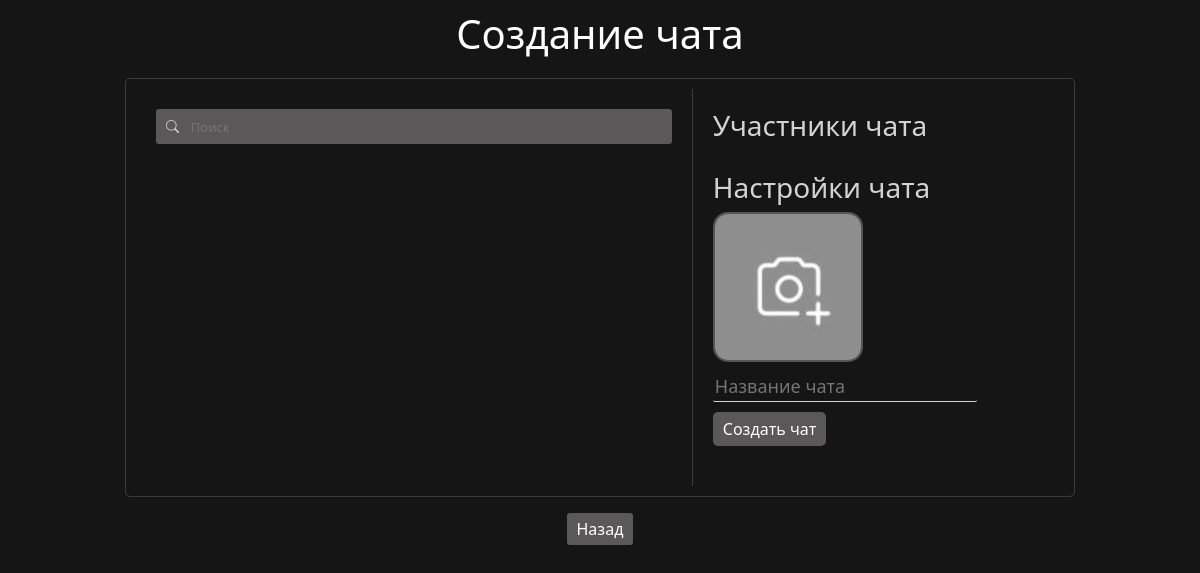
The app's page /create_chat (signed in), older data.
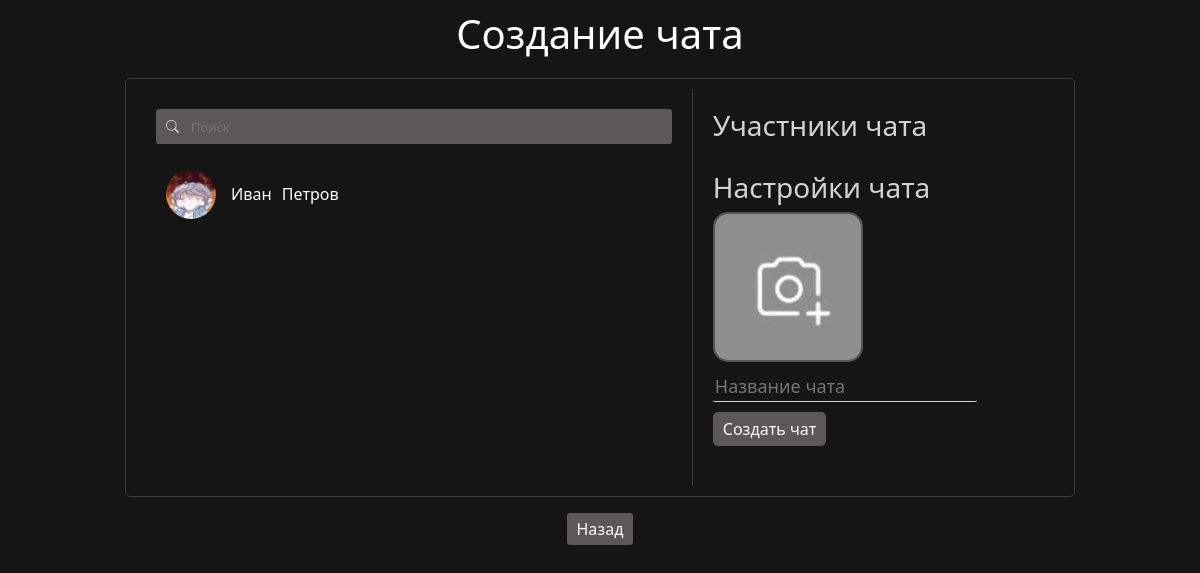
The same page, newer data.
### data/users.py (models this page shows, shortened)
class User(SqlAlchemyBase, UserMixin, SerializerMixin):
    __tablename__ = "users"
    id = sqlalchemy.Column(sqlalchemy.Integer, primary_key=True, autoincrement=True)
    surname = sqlalchemy.Column(sqlalchemy.String)
    name = sqlalchemy.Column(sqlalchemy.String)
    age = sqlalchemy.Column(sqlalchemy.Integer)
    city = sqlalchemy.Column(sqlalchemy.String)
    email = sqlalchemy.Column(sqlalchemy.String, unique=True)
    hashed_password = sqlalchemy.Column(sqlalchemy.String)
    post_ids = sqlalchemy.Column(sqlalchemy.String)
    comment_ids = sqlalchemy.Column(sqlalchemy.String)
    post_like_ids = sqlalchemy.Column(sqlalchemy.String)
    post_like_guide_category_ids = sqlalchemy.Column(sqlalchemy.String)
    post_like_ideas_category_ids = sqlalchemy.Column(sqlalchemy.String)
    post_like_mems_category_ids = sqlalchemy.Column(sqlalchemy.String)
    post_like_common_category_ids = sqlalchemy.Column(sqlalchemy.String)
    friends_ids = sqlalchemy.Column(sqlalchemy.String)
    friends_requests = sqlalchemy.Column(sqlalchemy.String)
    own_requests = sqlalchemy.Column(sqlalchemy.String)
    chats_ids = sqlalchemy.Column(sqlalchemy.String)
    img_profile = sqlalchemy.Column(sqlalchemy.String)
    img_avatar = sqlalchemy.Column(sqlalchemy.String)
    sex = sqlalchemy.Column(sqlalchemy.String)
    private_chat_ids = sqlalchemy.Column(sqlalchemy.String)
    modified_date = sqlalchemy.Column(sqlalchemy.DateTime, default=datetime.datetime.now)
    comments = orm.relationship("Comments", back_populates='user')
    posts = orm.relationship("Posts", back_populates='user')

### server.py (the view)
@app.route("/create_chat", methods=["GET", "POST"])
def create_chat():
    if not current_user.is_authenticated:
        return redirect("/")
    form = SerchUserForm()
    if form.validate_on_submit() and form.serch_user_id.data:
        return redirect(f"/id/{form.serch_user_id.data}")
    db_sess = db_session.create_session()
    friends = []
    if current_user.friends_ids:
        for i in str(current_user.friends_ids).split(","):
            friends.append(db_sess.query(User).filter(User.id == int(i)).first())
    html = f.render_template(r"create_chat.html", friends=friends)
    return html

### forms/serch_user.py
class SerchUserForm(FlaskForm):
    serch_user_id = StringField()

### data/db_session.py (called while the page is built)
def create_session() -> Session:
    global __factory
    return __factory()

### server.py (called while the page is built)
@login_manager.user_loader
def load_user(user_id):
    db_sess = db_session.create_session()
    return db_sess.query(User).get(user_id)

### templates/create_chat.html (shortened to what this page needs)
<!DOCTYPE html>
<html lang="en">
    <head>
        <link rel="stylesheet"
        href="https://cdn.jsdelivr.net/npm/bootstrap@5.0.0-beta1/dist/css/bootstrap.min.css"
>
            <link href="https://cdn.jsdelivr.net/npm/bootstrap@5.3.2/dist/css/bootstrap.min.css" rel="stylesheet">
        <link rel="stylesheet" href="https://cdn.jsdelivr.net/npm/bootstrap-icons@1.8.1/font/bootstrap-icons.css">
        <link rel="stylesheet" type="text/css" href="../static/css/style.css" />
    </head>
<body>
    <h1 style="text-align: center; color: white; margin-bottom: 20px; margin-top: 10px;">{% if members %}Редактирование чата{% else %}Создание чата{% endif %}</h1>
    <div class="create-chat-container">
        <div class="friends-list">
            <form style="position: static; top: 0; margin-bottom: 15px; width: 100%; display: flex; flex-direction: row;" class="serch-form" method="post" id="friend-form">
                <i style="margin-left: 0;" class="bi bi-search serch-img"></i><input class="serch friends-serch" type="text" placeholder="Поиск">
            </form>
            {% for i in friends %}
                <div class="friend-item" data-friend-id="{{i.id}}">
                    <div class="avatar-and-name-friend">
                        <div class="friend-avatar-box-create-chat">
                            <a href="/id/{{i.id}}"><img class="friend-avatar-create-chat" {% if i.img_avatar %} src="{{i.img_avatar}}" {% else %} src="../static/img/avatar.jpg" {% endif %} alt=""></a>
                        </div>
                        <p style="margin-right: 10px;" class="name-friend-create-chat">{{i.name}}</p>
                        <p class="name-friend-create-chat">{{i.surname}}</p>
                    </div>
                </div>
            {% endfor %}
        </div>
        <div class="chat-creation-panel">
            <div class="selected-friends">
                <h3 style="text-align: left;">Участники чата</h3>
            </div>
            <div style="text-align: left;" class="chat-details">
                <h3 style="text-align: left;">Настройки чата</h3>
                <div class="chat-avatar-upload">
                    <label for="chat-avatar">
                        <img id="chat-avatar-preview" {% if chat_avatar %} src="{{chat_avatar}}" {% else %} src="../static/img/chat.png" {% endif %} alt="Аватар чата">
                    </label>
                </div>
                <input style="margin-top: 10px; text-align: left;" type="text" class="chat-name" placeholder="Название чата" {% if chat_name %} value="{{chat_name}}" {% endif %}>
                <br>
                <button style="text-align: left;" class="create-chat-button">{% if members %}Изменить чат{% else %}Создать чат{% endif %}</button>
            </div>
        </div>
    </div>
    <div style="width: 100%; text-align: center; margin-top: 20px;"><a class="back-create-chat" href="/chats">Назад</a></div>
</body>
</html>

Row changes from the older to the newer data that the page shows:
now on this page (row edited): User: name "Иван", surname "Петров"
